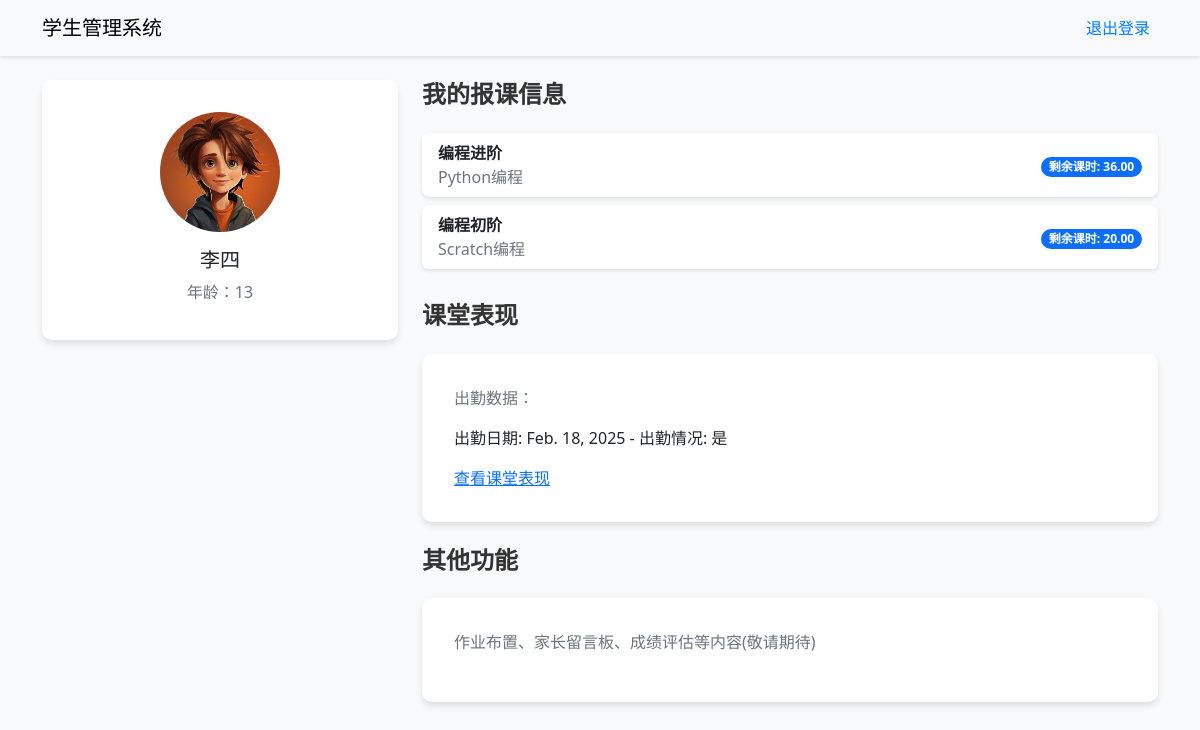
The page /home/ (signed in) on the database its author committed.
### students/models.py (models this page shows, shortened)
class Student(models.Model):
    user = models.OneToOneField(User, on_delete=models.CASCADE, related_name='student_profile',null=True,blank=True)
    name = models.CharField(max_length=100, verbose_name="姓名")
    age = models.IntegerField(null=True, blank=True, verbose_name="年龄")
    phone = models.CharField(max_length=20, null=True, blank=True, verbose_name="电话")
    email = models.EmailField(null=True, blank=True, verbose_name="邮箱")
    avatar_url = models.ImageField(upload_to='avatars/', null=True, blank=True, verbose_name="头像",default="avatars/default_avatar.jpg")

class Enrollment(models.Model):
    student = models.ForeignKey(Student, on_delete=models.CASCADE, verbose_name="学生",related_name="enrollments")
    course = models.ForeignKey(Course, on_delete=models.CASCADE, verbose_name="课程")
    remaining_hours = models.DecimalField(
        max_digits=5,
        decimal_places=2,
        default=Decimal('0.00'),
        verbose_name="剩余课时"
    )
    def __str__(self):
        return f"{self.student.name} - {self.course.name}"

class Course(models.Model):
    name = models.CharField(max_length=100, verbose_name="课程名称")
    description = models.TextField(null=True, blank=True, verbose_name="课程描述")
    total_hours = models.DecimalField(
        max_digits=5,
        decimal_places=2,
        default=Decimal('0.00'),
        verbose_name="总课时数"
    )
    fixed_deduction = models.DecimalField(
        max_digits=3,  # 允许的数字总位数，比如最多 99.9
        decimal_places=1,  # 小数位精度，保留 1 位小数（可以改成 2）
        default=Decimal('1.0'),
        verbose_name="每次课扣除课时"
    )

class Attendance(models.Model):
    enrollment = models.ForeignKey(Enrollment, on_delete=models.CASCADE, verbose_name="报课记录",related_name="attendances")
    date = models.DateField(verbose_name="上课日期")
    is_present = models.BooleanField(default=True, verbose_name="是否出勤")

### students/views.py (the view)
# urls.py: path('home/', student_home, name='student_home'),
@login_required
def student_home(request):
    user = request.user
    student = getattr(user, 'student_profile', None)
    if not student:
        return render(request, 'students/no_student_profile.html')
    enrollments = request.user.student_profile.enrollments.all()
    context = {
        'student': student,
        'enrollments': enrollments,
    }
    print(f"en:{enrollments}")
    return render(request, 'students/student_home.html', context)

### templates/students/student_home.html (shortened to what this page needs)
<!DOCTYPE html>
<html lang="en">
<head>
  <link rel="stylesheet" href="https://cdn.jsdelivr.net/npm/bootstrap@5.3.0/dist/css/bootstrap.min.css">
</head>
<body>
  <nav class="navbar navbar-expand-lg navbar-light bg-light mb-4">
    <div class="container">
      <a class="navbar-brand" href="#">学生管理系统</a>
      <ul class="navbar-nav ms-auto">
        <li class="nav-item">
          <a class="nav-link" href="{% url 'logout' %}">退出登录</a>
        </li>
      </ul>
    </div>
  </nav>
  <div class="container">
    <div class="row">
      <div class="col-md-4 mb-4">
        <div class="card">
          <div class="card-body text-center">
            <img
              src="/media/{{student.avatar_url}}"
              class="rounded-circle mb-3"
              alt="学生头像"
            />
            <h5 class="mb-2">{{ student.name }}</h5>
            <p class="text-muted mb-1">年龄：{{ student.age }}</p>
          </div>
        </div>
      </div>
      <div class="col-md-8">
        <div class="mb-4">
          <h4>我的报课信息</h4>
          {% if enrollments %}
            <ul class="list-group">
              {% for enroll in enrollments %}
              <li class="list-group-item d-flex justify-content-between align-items-center">
                <div>
                  <strong>{{ enroll.course.name }}</strong><br>
                  <span class="text-muted">{{ enroll.course.description|default_if_none:"暂无描述" }}</span>
                </div>
                <div>
                  <span class="badge bg-primary rounded-pill">剩余课时: {{ enroll.remaining_hours }}</span>
                </div>
              </li>
              {% endfor %}
            </ul>
          {% else %}
            <p class="text-muted">你尚未报任何课程。</p>
          {% endif %}
        </div>
        <div class="mb-4">
          <h4>课堂表现</h4>
          <div class="card">
            <div class="card-body">
              <p class="text-muted">出勤数据：</p>
              {% for enrollment in enrollments %}
                {% for attendance in enrollment.attendances.all %}
                  <div>
                    <p>出勤日期: {{ attendance.date }} - 出勤情况: {% if attendance.is_present %}是{% else %}否{% endif %}</p>
                    <a href="{% url 'classroom_performance_detail' attendance.id %}">查看课堂表现</a>
                  </div>
                {% endfor %}
              {% endfor %}
            </div>
          </div>
        </div>
        <div class="mb-4">
          <h4>其他功能</h4>
          <div class="card">
            <div class="card-body">
              <p class="text-muted">作业布置、家长留言板、成绩评估等内容(敬请期待)</p>
            </div>
          </div>
        </div>
      </div>
    </div>
  </div>
</body>
</html>

### templates/students/student_home.html (style rules this page uses)
body { background-color: #f8f9fa; }
.navbar { box-shadow: 0 2px 4px rgba(0, 0, 0, 0.1); }
.card { border: none; border-radius: 10px; box-shadow: 0 4px 6px rgba(0, 0, 0, 0.1); }
.card-body { padding: 2rem; }
.rounded-circle { width: 120px; height: 120px; object-fit: cover; }
h4 { color: #333; font-weight: 600; margin-bottom: 1.5rem; }
.list-group-item { border: none; border-radius: 8px; margin-bottom: 0.5rem; box-shadow: 0 2px 4px rgba(0, 0, 0, 0.1); }
.text-muted { color: #6c757d !important; }
.nav-link { color: #007bff; font-weight: 500; }

### rows shown on the page
Student: avatar_url (picture), name "李四", age "13"
Enrollment: course.name "编程进阶", course.description "Python编程", remaining_hours "36.00"
Enrollment: course.name "编程初阶", course.description "Scratch编程", remaining_hours "20.00"
Attendance: date "Feb. 18, 2025", is_present "是"
